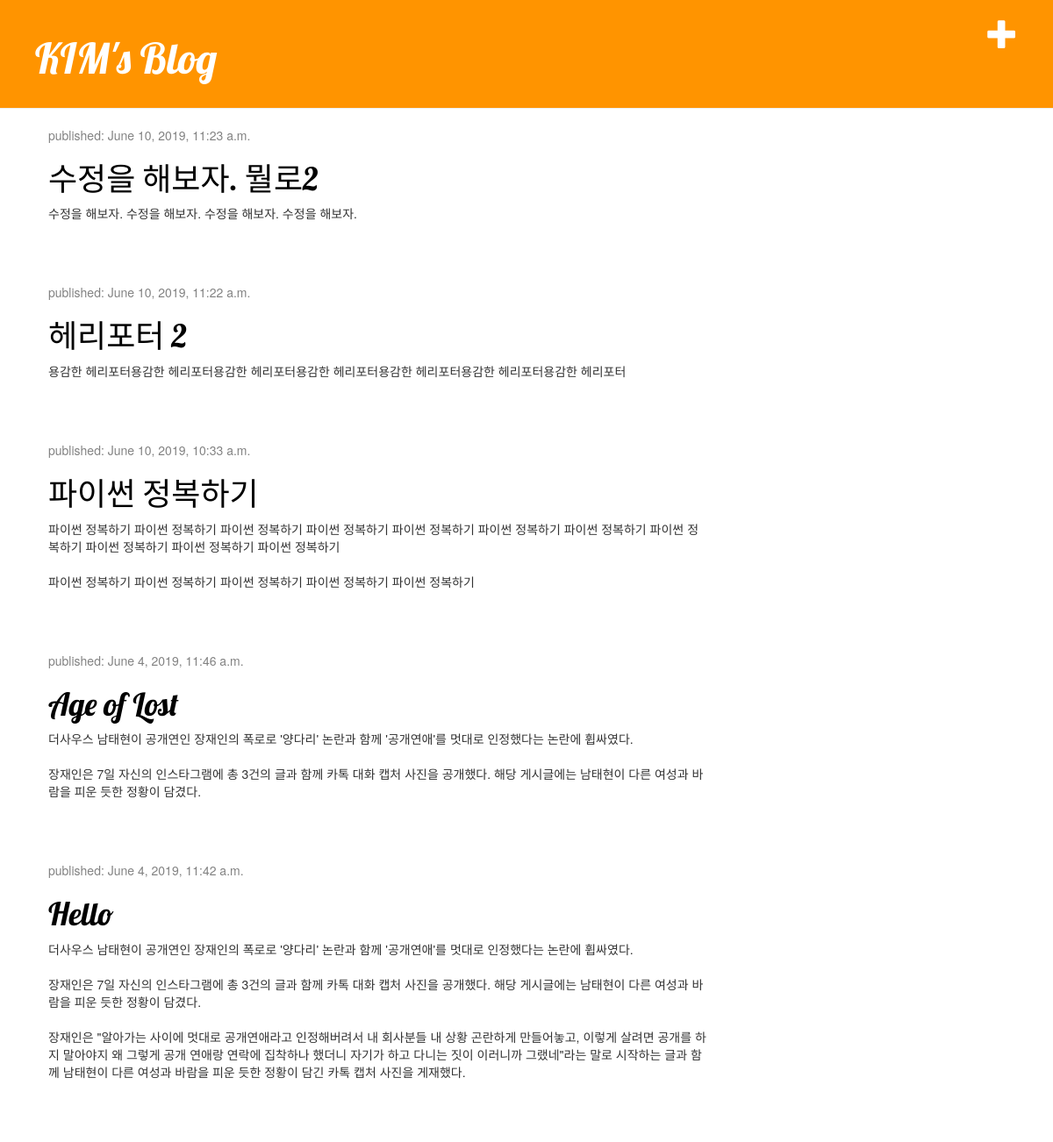
Screenshot of /blog/ with the database file from the repository.
### blog/models.py (models this page shows, shortened)
class Post(models.Model):
    author =models.ForeignKey('auth.User',on_delete=models.CASCADE)
    title =models.CharField(max_length=200)
    text=models.TextField()
    created_date=models.DateTimeField(default=timezone.now)
    published_date=models.DateTimeField(blank=True,null=True)

### blog/views.py (the view)
# urls.py: path('', views.post_list, name='post_list'),
def post_list(request):
    posts=Post.objects.filter(published_date__lte=timezone.now()).order_by('-published_date')
    return render (request,'blog/post_list.html',{'posts':posts})

### blog/templates/blog/post_list.html
{% extends 'blog/base.html' %}
{% block content %}
            {% for post in posts %}
                <div class="post">
                    <div class="date">
                        <p>published: {{ post.published_date }}</p>
                    </div>
                    <h1><a href="{% url 'post_detail' pk=post.pk %}">{{ post.title }}</a></h1>
                    <p>{{ post.text|linebreaksbr }}</p>
                </div>
            {% endfor %}
{% endblock %}

### blog/templates/blog/base.html (shortened to what this page needs)
{% load static %}
<html>
    <head>
        <link rel="stylesheet" href="//maxcdn.bootstrapcdn.com/bootstrap/3.2.0/css/bootstrap.min.css">
        <link rel="stylesheet" href="//maxcdn.bootstrapcdn.com/bootstrap/3.2.0/css/bootstrap-theme.min.css">
        <link rel="stylesheet" href="{% static 'css/blog.css' %}">
    </head>
   <body>
    <div class="page-header">
    <a href="{% url 'post_new' %}" class="top-menu"><span class="glyphicon glyphicon-plus"></span></a>
        <h1><a href="/">KIM's Blog</a></h1>
    </div>
    <div class="content container">
        <div class="row">
            <div class="col-md-8">
            {% block content %}
            {% endblock %}
            </div>
        </div>
    </div>
</body>
</html>

### blog/static/css/blog.css (style rules this page uses)
.page-header { background-color: #ff9400; margin-top: 0; padding: 20px 20px 20px 40px; }
.page-header h1, .page-header h1 a, .page-header h1 a:visited, .page-header h1 a:active { color: #ffffff; font-size: 36pt; text-decoration: none; }
.content { margin-left: 40px; }
h1, h2, h3, h4 { font-family: 'Lobster', cursive; }
.date { color: #828282; }
.top-menu, .top-menu:hover, .top-menu:visited { color: #ffffff; float: right; font-size: 26pt; margin-right: 20px; }
.post { margin-bottom: 70px; }
.post h1 a, .post h1 a:visited { color: #000000; }

### rows the page displays
Post: published_date "June 10, 2019, 11:23 a.m.", title "수정을 해보자. 뭘로2", text "수정을 해보자. 수정을 해보자. 수정을 해보자. 수정을 해보자."
Post: published_date "June 10, 2019, 11:22 a.m.", title "헤리포터 2", text "용감한 헤리포터용감한 헤리포터용감한 헤리포터용감한 헤리포터용감한 헤리포터용감한 헤리포터용감한 헤리포터"
Post: published_date "June 10, 2019, 10:33 a.m.", title "파이썬 정복하기", text "파이썬 정복하기 파이썬 정복하기 파이썬 정복하기 파이썬 정복하기 파이썬 정복하기 파이썬 정복하기 파이썬 정복하기 파이썬 정복하기 파이썬 정복하기 파이썬 정복하기 파이썬 정복하기 파이썬 정복하기 파이썬 정복하기 파이썬 정복하기 파이썬 정복하기 파이썬 정복하기"
Post: published_date "June 4, 2019, 11:46 a.m.", title "Age of Lost", text "더사우스 남태현이 공개연인 장재인의 폭로로 '양다리' 논란과 함께 '공개연애'를 멋대로 인정했다는 논란에 휩싸였다. 장재인은 7일 자신의 인스타그램에 총 3건의 글과 함께 카톡 대화 캡처 사진을 공개했다. 해당 게시글에는 남태현이 다른 여성과 바람을 피운 듯한 정황이 담겼다."
Post: published_date "June 4, 2019, 11:42 a.m.", title "Hello", text "더사우스 남태현이 공개연인 장재인의 폭로로 '양다리' 논란과 함께 '공개연애'를 멋대로 인정했다는 논란에 휩싸였다. 장재인은 7일 자신의 인스타그램에 총 3건의 글과 함께 카톡 대화 캡처 사진을 공개했다. 해당 게시글에는 남태현이 다른 여성과 바람을 피운 듯한 정황이 담겼다. 장재인은 \"알아가는 사이에 멋대로 공개연애라고 인정해버려서 내 회사분들 내 상황 곤란하게 만들어놓고, 이렇게 살려면 공개를 하지 말아야지 왜 그렇게 공개 연애랑 연락에 집착하나 했더니 자기가 하고 다니는 짓이 이러니까 그랬네\"라는 말로 시작하는 글과 함께 남태현이 다른 여성과 바람을 피운 듯한 정황이 담긴 카톡 캡처 사진을 게재했다."
